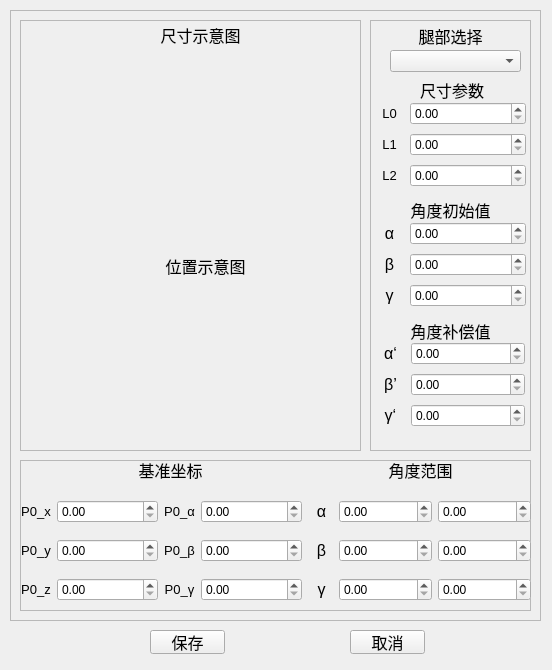
<?xml version="1.0" encoding="UTF-8"?>
<ui version="4.0">
 <class>Form</class>
 <widget class="QWidget" name="Form">
  <property name="geometry">
   <rect>
    <x>0</x>
    <y>0</y>
    <width>552</width>
    <height>670</height>
   </rect>
  </property>
  <property name="windowTitle">
   <string>Form</string>
  </property>
  <widget class="QFrame" name="frame">
   <property name="geometry">
    <rect>
     <x>10</x>
     <y>10</y>
     <width>531</width>
     <height>611</height>
    </rect>
   </property>
   <property name="frameShape">
    <enum>QFrame::StyledPanel</enum>
   </property>
   <property name="frameShadow">
    <enum>QFrame::Raised</enum>
   </property>
   <widget class="QFrame" name="frame_2">
    <property name="geometry">
     <rect>
      <x>10</x>
      <y>10</y>
      <width>341</width>
      <height>431</height>
     </rect>
    </property>
    <property name="frameShape">
     <enum>QFrame::StyledPanel</enum>
    </property>
    <property name="frameShadow">
     <enum>QFrame::Raised</enum>
    </property>
    <widget class="QLabel" name="label">
     <property name="geometry">
      <rect>
       <x>10</x>
       <y>30</y>
       <width>321</width>
       <height>201</height>
      </rect>
     </property>
     <property name="text">
      <string/>
     </property>
     <property name="pixmap">
      <pixmap>image/leg_size.png</pixmap>
     </property>
     <property name="scaledContents">
      <bool>true</bool>
     </property>
    </widget>
    <widget class="QLabel" name="label_2">
     <property name="geometry">
      <rect>
       <x>130</x>
       <y>-1</y>
       <width>101</width>
       <height>31</height>
      </rect>
     </property>
     <property name="font">
      <font>
       <family>微软雅黑</family>
       <pointsize>12</pointsize>
      </font>
     </property>
     <property name="text">
      <string>尺寸示意图</string>
     </property>
     <property name="alignment">
      <set>Qt::AlignCenter</set>
     </property>
    </widget>
    <widget class="QLabel" name="label_11">
     <property name="geometry">
      <rect>
       <x>140</x>
       <y>230</y>
       <width>91</width>
       <height>31</height>
      </rect>
     </property>
     <property name="font">
      <font>
       <family>微软雅黑</family>
       <pointsize>12</pointsize>
      </font>
     </property>
     <property name="text">
      <string>位置示意图</string>
     </property>
     <property name="alignment">
      <set>Qt::AlignCenter</set>
     </property>
    </widget>
    <widget class="QLabel" name="label_12">
     <property name="geometry">
      <rect>
       <x>13</x>
       <y>265</y>
       <width>321</width>
       <height>161</height>
      </rect>
     </property>
     <property name="text">
      <string/>
     </property>
     <property name="pixmap">
      <pixmap>image/leg_pos.png</pixmap>
     </property>
     <property name="scaledContents">
      <bool>true</bool>
     </property>
    </widget>
   </widget>
   <widget class="QFrame" name="frame_3">
    <property name="geometry">
     <rect>
      <x>360</x>
      <y>10</y>
      <width>161</width>
      <height>431</height>
     </rect>
    </property>
    <property name="frameShape">
     <enum>QFrame::StyledPanel</enum>
    </property>
    <property name="frameShadow">
     <enum>QFrame::Raised</enum>
    </property>
    <widget class="QLabel" name="label_3">
     <property name="geometry">
      <rect>
       <x>50</x>
       <y>60</y>
       <width>71</width>
       <height>20</height>
      </rect>
     </property>
     <property name="font">
      <font>
       <family>微软雅黑</family>
       <pointsize>12</pointsize>
      </font>
     </property>
     <property name="text">
      <string>尺寸参数</string>
     </property>
    </widget>
    <widget class="QLabel" name="label_7">
     <property name="geometry">
      <rect>
       <x>20</x>
       <y>180</y>
       <width>121</width>
       <height>20</height>
      </rect>
     </property>
     <property name="font">
      <font>
       <family>微软雅黑</family>
       <pointsize>12</pointsize>
      </font>
     </property>
     <property name="text">
      <string>角度初始值</string>
     </property>
     <property name="alignment">
      <set>Qt::AlignCenter</set>
     </property>
    </widget>
    <widget class="QLabel" name="label_13">
     <property name="geometry">
      <rect>
       <x>40</x>
       <y>0</y>
       <width>81</width>
       <height>31</height>
      </rect>
     </property>
     <property name="font">
      <font>
       <family>微软雅黑</family>
       <pointsize>12</pointsize>
      </font>
     </property>
     <property name="text">
      <string>腿部选择</string>
     </property>
     <property name="alignment">
      <set>Qt::AlignCenter</set>
     </property>
    </widget>
    <widget class="QComboBox" name="comboBox">
     <property name="geometry">
      <rect>
       <x>20</x>
       <y>30</y>
       <width>131</width>
       <height>22</height>
      </rect>
     </property>
    </widget>
    <widget class="QLabel" name="label_14">
     <property name="geometry">
      <rect>
       <x>30</x>
       <y>300</y>
       <width>101</width>
       <height>21</height>
      </rect>
     </property>
     <property name="font">
      <font>
       <family>微软雅黑</family>
       <pointsize>12</pointsize>
      </font>
     </property>
     <property name="text">
      <string>角度补偿值</string>
     </property>
     <property name="alignment">
      <set>Qt::AlignCenter</set>
     </property>
    </widget>
    <widget class="QWidget" name="">
     <property name="geometry">
      <rect>
       <x>0</x>
       <y>80</y>
       <width>161</width>
       <height>91</height>
      </rect>
     </property>
     <layout class="QGridLayout" name="gridLayout" columnstretch="1,4">
      <property name="leftMargin">
       <number>5</number>
      </property>
      <property name="topMargin">
       <number>0</number>
      </property>
      <property name="rightMargin">
       <number>5</number>
      </property>
      <property name="spacing">
       <number>6</number>
      </property>
      <item row="0" column="0">
       <widget class="QLabel" name="label_4">
        <property name="font">
         <font>
          <family>Arial</family>
          <pointsize>10</pointsize>
         </font>
        </property>
        <property name="text">
         <string>L0</string>
        </property>
        <property name="alignment">
         <set>Qt::AlignCenter</set>
        </property>
       </widget>
      </item>
      <item row="0" column="1">
       <widget class="QDoubleSpinBox" name="doubleSpinBox"/>
      </item>
      <item row="1" column="0">
       <widget class="QLabel" name="label_5">
        <property name="font">
         <font>
          <family>Arial</family>
          <pointsize>10</pointsize>
         </font>
        </property>
        <property name="text">
         <string>L1</string>
        </property>
        <property name="alignment">
         <set>Qt::AlignCenter</set>
        </property>
       </widget>
      </item>
      <item row="1" column="1">
       <widget class="QDoubleSpinBox" name="doubleSpinBox_2"/>
      </item>
      <item row="2" column="0">
       <widget class="QLabel" name="label_6">
        <property name="font">
         <font>
          <family>Arial</family>
          <pointsize>10</pointsize>
         </font>
        </property>
        <property name="text">
         <string>L2</string>
        </property>
        <property name="alignment">
         <set>Qt::AlignCenter</set>
        </property>
       </widget>
      </item>
      <item row="2" column="1">
       <widget class="QDoubleSpinBox" name="doubleSpinBox_3"/>
      </item>
     </layout>
    </widget>
    <widget class="QWidget" name="">
     <property name="geometry">
      <rect>
       <x>0</x>
       <y>200</y>
       <width>161</width>
       <height>91</height>
      </rect>
     </property>
     <layout class="QGridLayout" name="gridLayout_2" columnstretch="1,4">
      <property name="leftMargin">
       <number>5</number>
      </property>
      <property name="topMargin">
       <number>0</number>
      </property>
      <property name="rightMargin">
       <number>5</number>
      </property>
      <item row="0" column="0">
       <widget class="QLabel" name="label_8">
        <property name="font">
         <font>
          <family>Arial</family>
          <pointsize>12</pointsize>
         </font>
        </property>
        <property name="text">
         <string>α</string>
        </property>
        <property name="alignment">
         <set>Qt::AlignCenter</set>
        </property>
       </widget>
      </item>
      <item row="0" column="1">
       <widget class="QDoubleSpinBox" name="doubleSpinBox_4"/>
      </item>
      <item row="1" column="0">
       <widget class="QLabel" name="label_9">
        <property name="sizePolicy">
         <sizepolicy hsizetype="Preferred" vsizetype="Preferred">
          <horstretch>0</horstretch>
          <verstretch>0</verstretch>
         </sizepolicy>
        </property>
        <property name="font">
         <font>
          <family>Arial</family>
          <pointsize>12</pointsize>
         </font>
        </property>
        <property name="text">
         <string>β</string>
        </property>
        <property name="alignment">
         <set>Qt::AlignCenter</set>
        </property>
       </widget>
      </item>
      <item row="1" column="1">
       <widget class="QDoubleSpinBox" name="doubleSpinBox_5"/>
      </item>
      <item row="2" column="0">
       <widget class="QLabel" name="label_10">
        <property name="font">
         <font>
          <family>Arial</family>
          <pointsize>12</pointsize>
         </font>
        </property>
        <property name="text">
         <string>γ</string>
        </property>
        <property name="alignment">
         <set>Qt::AlignCenter</set>
        </property>
       </widget>
      </item>
      <item row="2" column="1">
       <widget class="QDoubleSpinBox" name="doubleSpinBox_6"/>
      </item>
     </layout>
    </widget>
    <widget class="QWidget" name="">
     <property name="geometry">
      <rect>
       <x>0</x>
       <y>320</y>
       <width>161</width>
       <height>91</height>
      </rect>
     </property>
     <layout class="QGridLayout" name="gridLayout_3" columnstretch="1,4">
      <property name="leftMargin">
       <number>6</number>
      </property>
      <property name="rightMargin">
       <number>6</number>
      </property>
      <property name="verticalSpacing">
       <number>6</number>
      </property>
      <item row="0" column="0">
       <widget class="QLabel" name="label_15">
        <property name="font">
         <font>
          <family>Arial</family>
          <pointsize>12</pointsize>
         </font>
        </property>
        <property name="text">
         <string>α‘</string>
        </property>
        <property name="alignment">
         <set>Qt::AlignCenter</set>
        </property>
       </widget>
      </item>
      <item row="0" column="1">
       <widget class="QDoubleSpinBox" name="doubleSpinBox_7"/>
      </item>
      <item row="1" column="0">
       <widget class="QLabel" name="label_16">
        <property name="font">
         <font>
          <family>Arial</family>
          <pointsize>12</pointsize>
         </font>
        </property>
        <property name="text">
         <string>β’</string>
        </property>
        <property name="alignment">
         <set>Qt::AlignCenter</set>
        </property>
       </widget>
      </item>
      <item row="1" column="1">
       <widget class="QDoubleSpinBox" name="doubleSpinBox_8"/>
      </item>
      <item row="2" column="0">
       <widget class="QLabel" name="label_17">
        <property name="font">
         <font>
          <family>Arial</family>
          <pointsize>12</pointsize>
         </font>
        </property>
        <property name="text">
         <string>γ‘</string>
        </property>
        <property name="alignment">
         <set>Qt::AlignCenter</set>
        </property>
       </widget>
      </item>
      <item row="2" column="1">
       <widget class="QDoubleSpinBox" name="doubleSpinBox_9"/>
      </item>
     </layout>
    </widget>
   </widget>
   <widget class="QFrame" name="frame_4">
    <property name="geometry">
     <rect>
      <x>10</x>
      <y>450</y>
      <width>511</width>
      <height>151</height>
     </rect>
    </property>
    <property name="frameShape">
     <enum>QFrame::StyledPanel</enum>
    </property>
    <property name="frameShadow">
     <enum>QFrame::Raised</enum>
    </property>
    <widget class="QLabel" name="label_18">
     <property name="geometry">
      <rect>
       <x>100</x>
       <y>0</y>
       <width>101</width>
       <height>20</height>
      </rect>
     </property>
     <property name="font">
      <font>
       <family>微软雅黑</family>
       <pointsize>12</pointsize>
      </font>
     </property>
     <property name="text">
      <string>基准坐标</string>
     </property>
     <property name="alignment">
      <set>Qt::AlignCenter</set>
     </property>
    </widget>
    <widget class="QLabel" name="label_19">
     <property name="geometry">
      <rect>
       <x>350</x>
       <y>0</y>
       <width>101</width>
       <height>20</height>
      </rect>
     </property>
     <property name="font">
      <font>
       <family>微软雅黑</family>
       <pointsize>12</pointsize>
      </font>
     </property>
     <property name="text">
      <string>角度范围</string>
     </property>
     <property name="alignment">
      <set>Qt::AlignCenter</set>
     </property>
    </widget>
    <widget class="QWidget" name="">
     <property name="geometry">
      <rect>
       <x>1</x>
       <y>30</y>
       <width>281</width>
       <height>121</height>
      </rect>
     </property>
     <layout class="QGridLayout" name="gridLayout_5" columnstretch="1,4,1,4">
      <item row="0" column="0">
       <widget class="QLabel" name="label_25">
        <property name="font">
         <font>
          <family>Arial</family>
          <pointsize>10</pointsize>
         </font>
        </property>
        <property name="text">
         <string>P0_x</string>
        </property>
        <property name="alignment">
         <set>Qt::AlignCenter</set>
        </property>
       </widget>
      </item>
      <item row="0" column="1">
       <widget class="QDoubleSpinBox" name="doubleSpinBox_16"/>
      </item>
      <item row="0" column="2">
       <widget class="QLabel" name="label_28">
        <property name="font">
         <font>
          <family>Arial</family>
          <pointsize>10</pointsize>
         </font>
        </property>
        <property name="text">
         <string>P0_α</string>
        </property>
        <property name="alignment">
         <set>Qt::AlignCenter</set>
        </property>
       </widget>
      </item>
      <item row="0" column="3">
       <widget class="QDoubleSpinBox" name="doubleSpinBox_19"/>
      </item>
      <item row="1" column="0">
       <widget class="QLabel" name="label_26">
        <property name="font">
         <font>
          <family>Arial</family>
          <pointsize>10</pointsize>
         </font>
        </property>
        <property name="text">
         <string>P0_y</string>
        </property>
        <property name="alignment">
         <set>Qt::AlignCenter</set>
        </property>
       </widget>
      </item>
      <item row="1" column="1">
       <widget class="QDoubleSpinBox" name="doubleSpinBox_17"/>
      </item>
      <item row="1" column="2">
       <widget class="QLabel" name="label_29">
        <property name="font">
         <font>
          <family>Arial</family>
          <pointsize>10</pointsize>
         </font>
        </property>
        <property name="text">
         <string>P0_β</string>
        </property>
        <property name="alignment">
         <set>Qt::AlignCenter</set>
        </property>
       </widget>
      </item>
      <item row="1" column="3">
       <widget class="QDoubleSpinBox" name="doubleSpinBox_20"/>
      </item>
      <item row="2" column="0">
       <widget class="QLabel" name="label_27">
        <property name="font">
         <font>
          <family>Arial</family>
          <pointsize>10</pointsize>
         </font>
        </property>
        <property name="text">
         <string>P0_z</string>
        </property>
        <property name="alignment">
         <set>Qt::AlignCenter</set>
        </property>
       </widget>
      </item>
      <item row="2" column="1">
       <widget class="QDoubleSpinBox" name="doubleSpinBox_18"/>
      </item>
      <item row="2" column="2">
       <widget class="QLabel" name="label_30">
        <property name="font">
         <font>
          <family>Arial</family>
          <pointsize>10</pointsize>
         </font>
        </property>
        <property name="text">
         <string>P0_γ</string>
        </property>
        <property name="alignment">
         <set>Qt::AlignCenter</set>
        </property>
       </widget>
      </item>
      <item row="2" column="3">
       <widget class="QDoubleSpinBox" name="doubleSpinBox_21"/>
      </item>
     </layout>
    </widget>
    <widget class="QWidget" name="">
     <property name="geometry">
      <rect>
       <x>290</x>
       <y>30</y>
       <width>221</width>
       <height>121</height>
      </rect>
     </property>
     <layout class="QGridLayout" name="gridLayout_4" rowstretch="0,0,0" columnstretch="1,4,4">
      <property name="leftMargin">
       <number>0</number>
      </property>
      <property name="topMargin">
       <number>0</number>
      </property>
      <property name="rightMargin">
       <number>0</number>
      </property>
      <property name="bottomMargin">
       <number>0</number>
      </property>
      <property name="spacing">
       <number>6</number>
      </property>
      <item row="1" column="0">
       <widget class="QLabel" name="label_21">
        <property name="font">
         <font>
          <family>Arial</family>
          <pointsize>12</pointsize>
         </font>
        </property>
        <property name="text">
         <string>β</string>
        </property>
        <property name="alignment">
         <set>Qt::AlignCenter</set>
        </property>
       </widget>
      </item>
      <item row="1" column="1">
       <widget class="QDoubleSpinBox" name="doubleSpinBox_12"/>
      </item>
      <item row="0" column="0">
       <widget class="QLabel" name="label_20">
        <property name="font">
         <font>
          <family>Arial</family>
          <pointsize>12</pointsize>
         </font>
        </property>
        <property name="text">
         <string>α</string>
        </property>
        <property name="alignment">
         <set>Qt::AlignCenter</set>
        </property>
       </widget>
      </item>
      <item row="2" column="0">
       <widget class="QLabel" name="label_22">
        <property name="font">
         <font>
          <family>Arial</family>
          <pointsize>12</pointsize>
         </font>
        </property>
        <property name="text">
         <string>γ</string>
        </property>
        <property name="alignment">
         <set>Qt::AlignCenter</set>
        </property>
       </widget>
      </item>
      <item row="2" column="1">
       <widget class="QDoubleSpinBox" name="doubleSpinBox_14"/>
      </item>
      <item row="1" column="2">
       <widget class="QDoubleSpinBox" name="doubleSpinBox_13"/>
      </item>
      <item row="0" column="1">
       <widget class="QDoubleSpinBox" name="doubleSpinBox_10"/>
      </item>
      <item row="0" column="2">
       <widget class="QDoubleSpinBox" name="doubleSpinBox_11"/>
      </item>
      <item row="2" column="2">
       <widget class="QDoubleSpinBox" name="doubleSpinBox_15"/>
      </item>
     </layout>
    </widget>
   </widget>
  </widget>
  <widget class="QPushButton" name="pushButton">
   <property name="geometry">
    <rect>
     <x>150</x>
     <y>630</y>
     <width>75</width>
     <height>24</height>
    </rect>
   </property>
   <property name="font">
    <font>
     <family>微软雅黑</family>
     <pointsize>12</pointsize>
    </font>
   </property>
   <property name="text">
    <string>保存</string>
   </property>
  </widget>
  <widget class="QPushButton" name="pushButton_2">
   <property name="geometry">
    <rect>
     <x>350</x>
     <y>630</y>
     <width>75</width>
     <height>24</height>
    </rect>
   </property>
   <property name="font">
    <font>
     <family>微软雅黑</family>
     <pointsize>12</pointsize>
    </font>
   </property>
   <property name="text">
    <string>取消</string>
   </property>
  </widget>
 </widget>
 <resources/>
 <connections/>
</ui>
